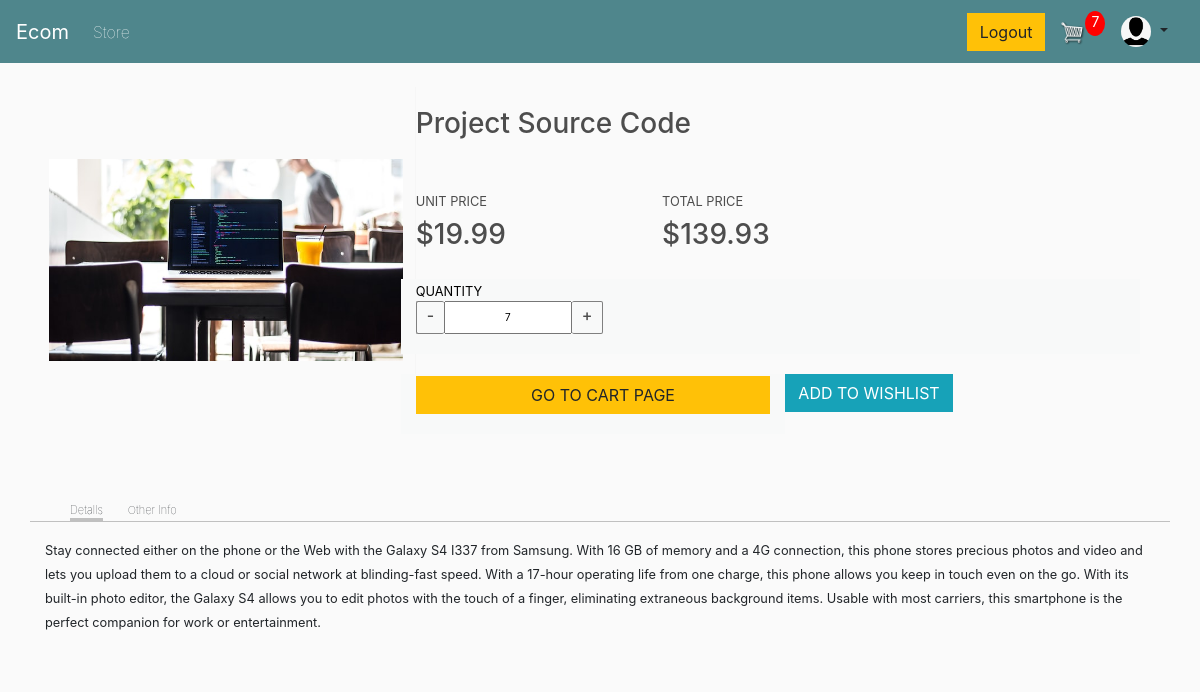
Before: /product-details/3 (signed in) with the older database file.
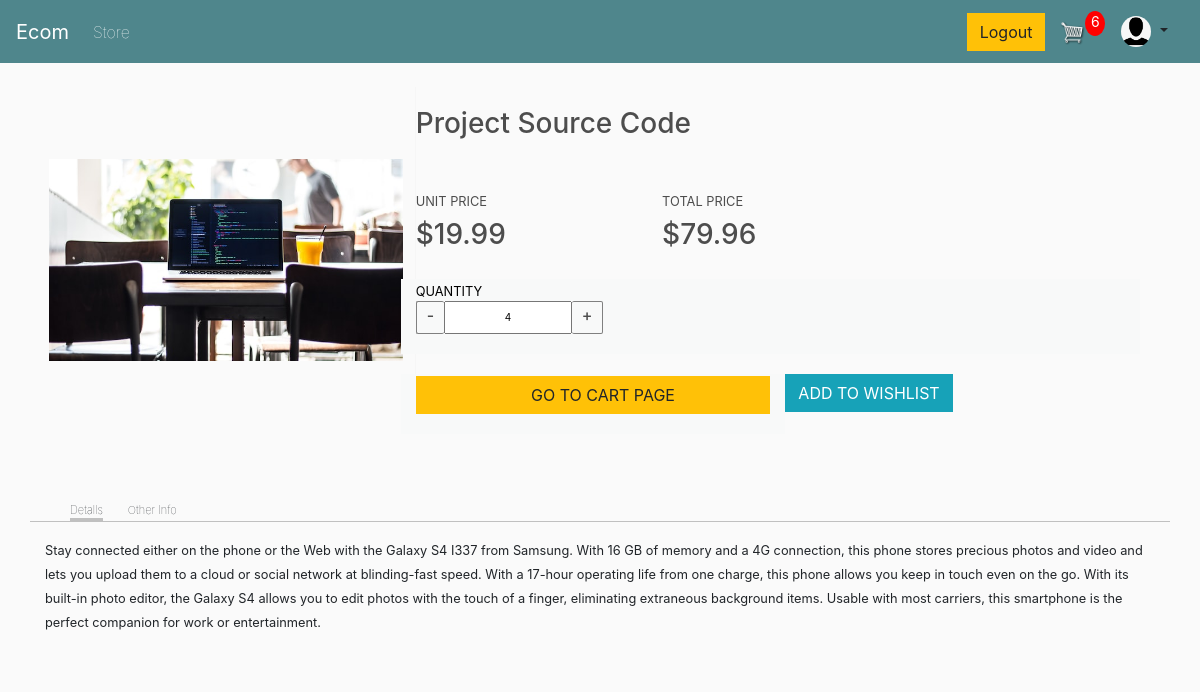
After: the same page with the newer database file.
### store/models.py (models this page shows, shortened)
class Customer(models.Model):
    id = models.AutoField(primary_key=True)
    user = models.OneToOneField(User, on_delete=models.CASCADE, default='', related_name='customer', null=True)
    name = models.CharField(max_length=200, null=True)
    email = models.EmailField(max_length=200, null=True)
    image = models.ImageField(default = 'default.jpg', upload_to = "profile_pics")

class Product(models.Model):
    name = models.CharField(max_length=200, null=True)
    price = models.FloatField()
    digital = models.BooleanField(default=False, null=True, blank=True)
    image = models.ImageField(null=True, blank=True)
    @property
    def imageURL(self):
        try:
            url = self.image.url
        except:
            url = ''
        return url

class OrderItem(models.Model):
    product = models.ForeignKey(Product, on_delete=models.SET_NULL, null=True, blank=True)
    order = models.ForeignKey(Order, on_delete=models.SET_NULL, null=True, blank=True)
    quantity = models.IntegerField(default=0, null=True, blank=True)
    date_added = models.DateTimeField(auto_now_add=True)
    @property
    def get_total(self):
        return self.quantity * self.product.price

### store/views.py (the view)
# urls.py: path('product-details/<int:pk>', ProductDetailView.as_view(), name = 'producut-details'),
class ProductDetailView(DetailView):
    template_name: str = "store/product-details.html"
    context_object_name: str = "product"
    model = Product
    def get_context_data(self,*args, **kwargs):
        context = super(ProductDetailView, self).get_context_data(*args,**kwargs)
        context['item'] = self.item
        context['noOfCartItems'] = self.noOfCartItems
        context['isInWishlist'] = self.is_in_wishlist
        return context
    def get(self, request, *args, **kwargs):
        self.cookieData = cartData(request = request)
        self.noOfCartItems = self.cookieData['noOfCartItems']
        self.items = self.cookieData['items']
        self.product_id = self.kwargs.get('pk')
        self.user_wishlist = WishListItem.objects.filter(product__id = self.product_id, customer = request.user.customer)
        self.is_in_wishlist = len(self.user_wishlist) > 0
        found_item = False
        for item in self.items:
            if item.product.id == self.product_id:
                self.item = item
                found_item = True
                break
        if not found_item:
            self.item = "NONE"
        print(f'product_id = {self.product_id}  item = {self.item},  noOfCartItems = {self.noOfCartItems},  user_wishlist = {self.user_wishlist}')
        return super(ProductDetailView, self).get(request, *args, **kwargs)

### store/models.py (called while the page is built)
    @property
    def get_number_of_items(self):
        order_items = self.orderitem_set.all()
        total = sum([item.quantity for item in order_items])
        return total

### store/utils.py (called while the page is built)
def cartData(request):
    if request.user.is_authenticated:
        customer = request.user.customer
        order, created = Order.objects.get_or_create(customer = customer, complete = False)
        items = order.orderitem_set.all()
        noOfCartItems = order.get_number_of_items
    else:
        cookieData = cookieCart(request = request)
        noOfCartItems = cookieData['noOfCartItems']
        order = cookieData['order']
        items = cookieData['items']
    return {
        'noOfCartItems': noOfCartItems,
        'order': order,
        'items': items
    }

### templates/store/product-details.html (shortened to what this page needs)
{% extends 'store/main.html' %}
{% load static %}
{% block content %}
<div class="container">
    <div class="row" style="display:flex;">
        <div class="column item-photo" style="flex:1;">
            <img class="mr-2 p-2" style="max-width:100%;" src="{{product.imageURL}}" />
        </div>
        <div class="column" style="flex:2; border:0px solid gray width:50%">
            <h3 id="details-page-product-name" style="margin-top:20px;">{{ product.name }}</h3>
            <div class="container p-0 details-page-price-section title-price" style="display:flex;">
                <div id="details-page-unit-price-section-id" class="container p-0 details-page-unit-price" style="flex:1;">
                    <h6 class="title-unit-price pb-0"><small>UNIT PRICE</small></h6>
                    <h3 id="details-page-product-unit-price" class="pt-0 mt-0" style="margin-top:0px; padding-top:0px;">${{product.price|floatformat:2}}</h3>
                </div>
                <div id="details-page-total-price-section-id" class="container p-0 details-page-total-price" style="flex:1;">
                    <h6 class="title-total-price pb-0"><small>TOTAL PRICE</small></h6>
                    <h3 id="details-page-product-unit-price" class="pt-0 mt-0" style="margin-top:0px; padding-top:0px;">${{item.get_total|floatformat:2}}</h3>
                </div>
                <div style="flex:1"></div>
            </div>
            <div id="details-page-quantity" class="section" style="padding-bottom:20px; margin-top:20px;">
                <h6 class="title-attr"><small>QUANTITY</small></h6>
                <div>
                    <div data-product={{product.id}} data-action="remove" class="btn-minus pt-1 pb-0 update-cart"><h6> - </h6></div>
                    <input value="{{item.quantity}}" />
                    <div data-product={{product.id}} data-action="add"  class="btn-plus pt-1 pb-0 update-cart"><h6> + </h6></div>
                </div>
            </div>
            <div class = "container pl-0" style="display:flex; margin-top:20px;">
                <div class="section" style="padding-bottom:20px; flex:1;">
                    <a id="details-page-go-to-cart-page" class="btn btn-warning" href={%url 'cart'%}  style="width:100%;"> GO TO CART PAGE</a>
                </div>
                <div class="details-page-add-to-wishlist" style="padding-bottom:20px; flex:1">
                    <button id="add-btn-{{product.id}}" class="btn btn-info"></span>ADD TO WISHLIST</button>
                </div>
            </div>
        </div>
        <div class="row mt-5">
            <ul class="details-page-menu-items">
                <li class="active">Detalls</li>
                <li>Other Info</li>
            </ul>
            <div style="width:100%;border-top:1px solid silver">
                <p style="padding:15px;">
                    <small>
                    Stay connected either on the phone or the Web with the Galaxy S4 I337 from Samsung. With 16 GB of memory and a 4G connection, this phone stores precious photos and video and lets you upload them to a cloud or social network at blinding-fast speed. With a 17-hour operating life from one charge, this phone allows you keep in touch even on the go.
                    With its built-in photo editor, the Galaxy S4 allows you to edit photos with the touch of a finger, eliminating extraneous background items. Usable with most carriers, this smartphone is the perfect companion for work or entertainment.
                    </small>
                </p>
            </div>
        </div>
    </div>
</div>
<link rel="stylesheet" type="text/css" href="{% static 'css/product-details.css' %}">
{% endblock content %}

### templates/store/main.html (shortened to what this page needs)
<!DOCTYPE html>
{% load static %}
<html>
    <head>
           <link rel="stylesheet" href="https://stackpath.bootstrapcdn.com/bootstrap/4.4.1/css/bootstrap.min.css">
           <link rel="stylesheet" type="text/css" href="{% static 'css/main.css' %}">
    </head>
    <body>
        <nav class="navbar navbar-expand-lg navbar-dark bg-dark">
            <a class="navbar-brand" href="{% url 'store' %}">Ecom</a>
            <div class="collapse navbar-collapse" id="navbarSupportedContent">
                <ul class="navbar-nav mr-auto">
                    <li class="nav-item active">
                        <a class="nav-link" href="{% url 'store' %}">Store <span class="sr-only">(current)</span></a>
                    </li>
                </ul>
                <div class="form-inline my-2 my-lg-0">
                    {% if user.is_authenticated %}
                        <a href={%url 'logout'%} class="btn btn-warning">Logout</a>
                    {% else %}
                        <a href={%url 'login'%} class="btn btn-warning mr-3">Login</a>
                        {% comment %} <a class="nav-item nav-link" href={%url 'login'%}>Login</a> {% endcomment %}
                        <a href={%url 'register'%} class="btn btn-success">Register</a>
                    {% endif %}
                    <a href="{% url 'cart' %}">
                        <img  id="cart-icon" src="{% static 'images/cart.png' %}">
                    </a>
                    <p id="cart-total">{{ noOfCartItems }}</p>
                </div>
                <div class="nav-item dropdown p-0 m-0">
                    <a class="nav-link dropdown-toggle" role="button" data-toggle="dropdown" aria-haspopup="true" aria-expanded="false">
                        <img class="rounded-circle article-img" width="30" src="{{ request.user.customer.image.url }}">
                    </a>
            </div>
        </nav>
         <div class="container">
            <br>
            {% block content %}
            {% endblock content %}
         </div>
    </body>
</html>

### static/css/main.css (style rules this page uses)
body { background-color: hsl(0, 0%, 98%); }
h1,h2,h3,h4,h5,h6 { color:hsl(0, 0%, 30%); }
.bg-dark { background-color: #4f868c!important; }
#cart-icon { width:25px; display: inline-block; margin-left: 15px; }
#cart-total { display: block; text-align: center; color:#fff; background-color: red; width: 20px; height: 25px; border-radius: 50%; font-size: 14px; }
.btn { border-radius: 0; }

### static/css/product-details.css (style rules this page uses)
ul>li { margin-right: 25px; font-weight: lighter; cursor: pointer }
.details-page-menu-items>li.active { border-bottom: 3px solid silver; }
.item-photo { display: flex; justify-content: center; align-items: center; border-right: 1px solid #f6f6f6; }
.details-page-menu-items { list-style-type: none; font-size: 11px; display: inline-flex; margin-bottom: 0; margin-top: 20px }
.section { width: 100%; margin-left: -15px; padding: 2px; padding-left: 15px; padding-right: 15px; background: #f8f9f9 }
.title-price { margin-top: 50px; margin-bottom: 0; color: black }
.title-attr { margin-top: 0; margin-bottom: 0; color: black; }
.btn-minus { cursor: pointer; font-size: 7px; display: flex; align-items: center; padding: 5px; padding-left: 10px; padding-right: 10px; border: 1px solid gray; border-radius: 2px; border-right: 0; }
.btn-plus { cursor: pointer; font-size: 7px; display: flex; align-items: center; padding: 5px; padding-left: 10px; padding-right: 10px; border: 1px solid gray; border-radius: 2px; border-left: 0; }
div.section>div { width: 100%; display: inline-flex; }
div.section>div>input { margin: 0; padding-left: 5px; font-size: 10px; padding-right: 5px; max-width: 18%; text-align: center; }

Changed rows visible on the page:
removed OrderItem: get_total "139.93", quantity "7"
added OrderItem: get_total "79.96", quantity "4"
Other visible differences:
{{ noOfCartItems }}: "7" → "6"
